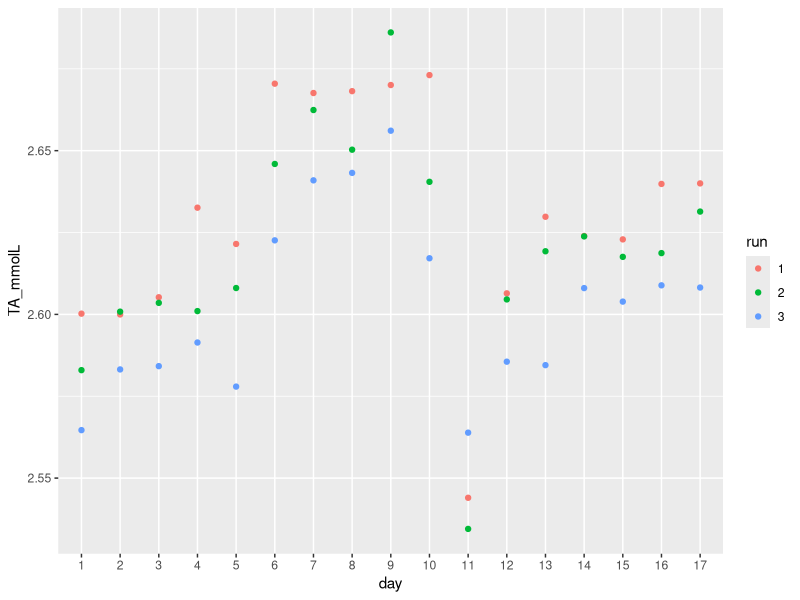
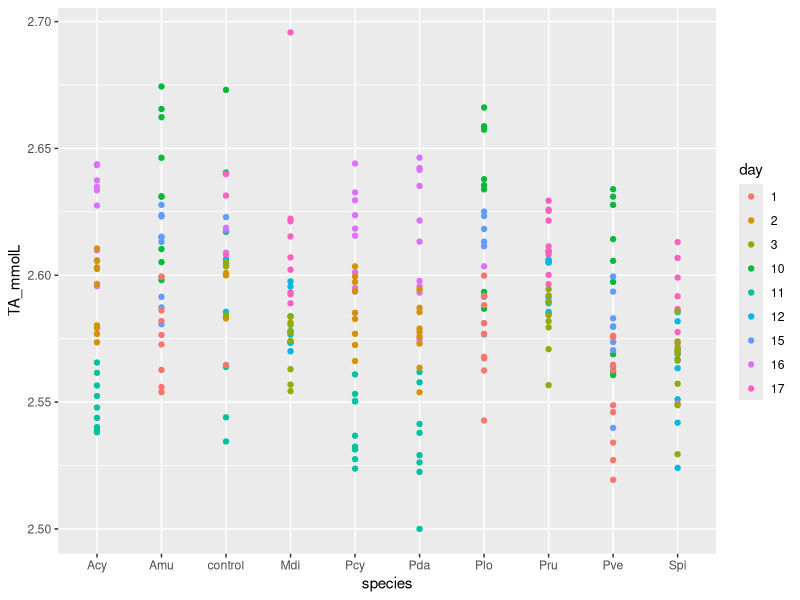
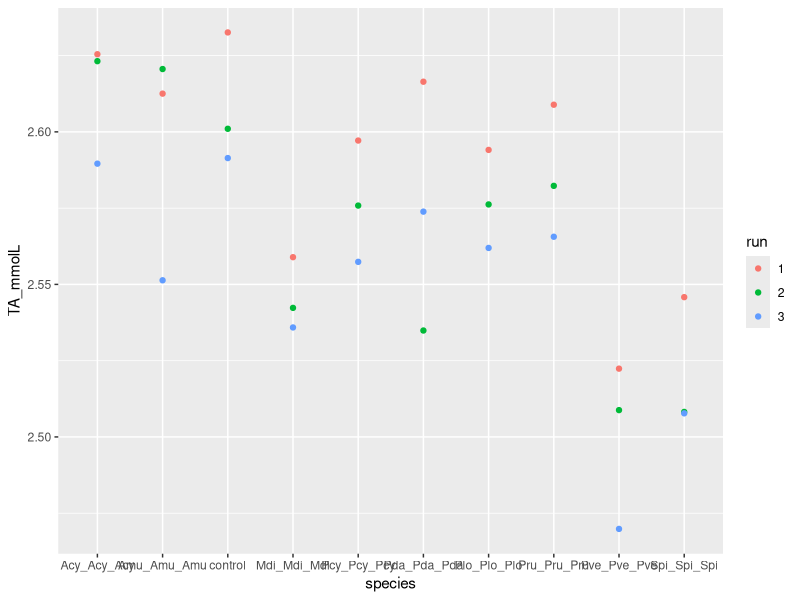
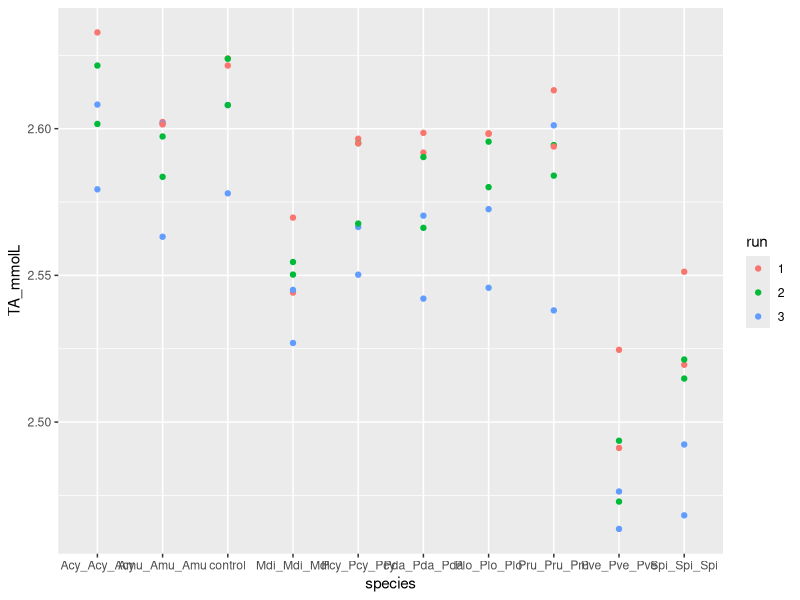
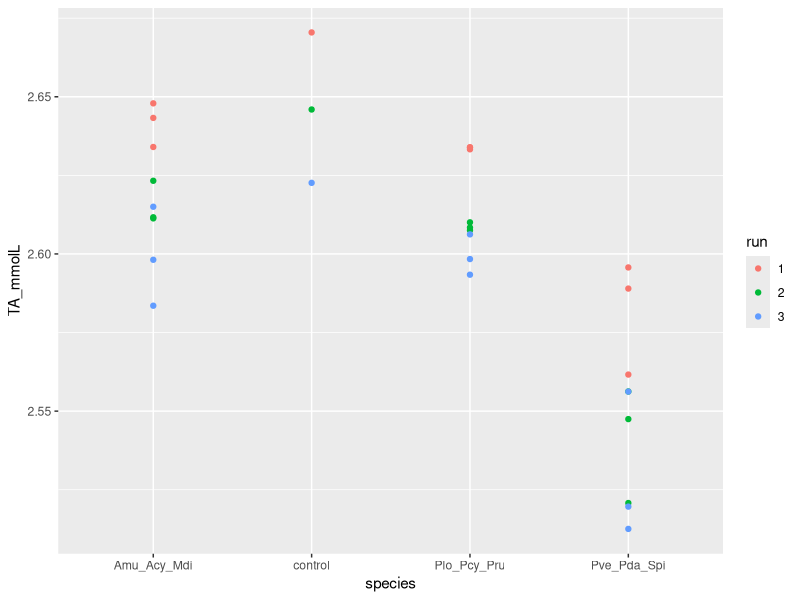
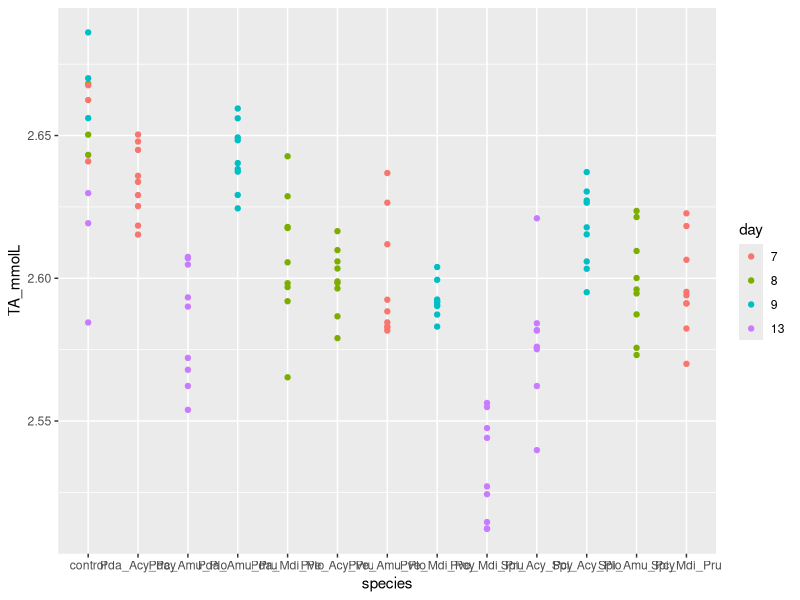
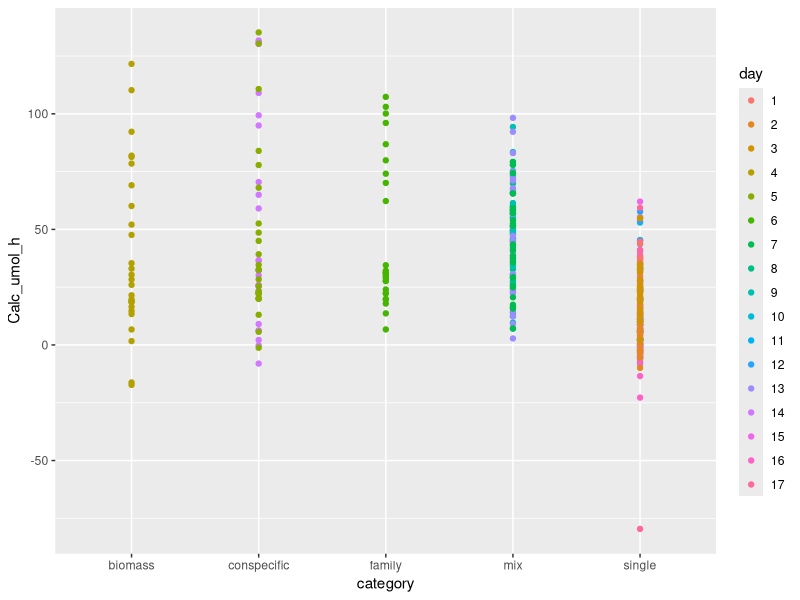
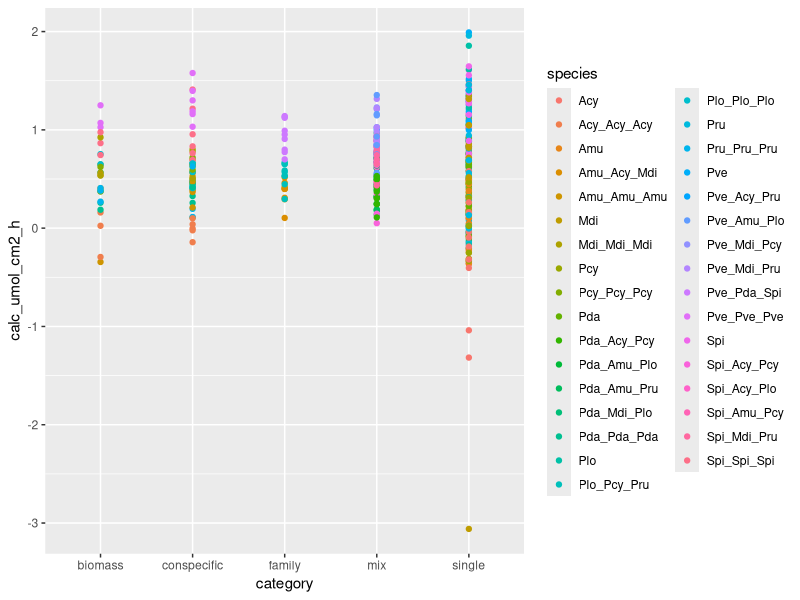

Source code (R) for these figures, in order:
## ---- chunk 1
library(tidyverse)
library(lubridate)
library(ggpubr)
library(rstatix)
## ---- chunk 2
# Total Alkalinity Data
TA <- read_csv("Data/TA_Results_AllDays.csv") %>% 
        mutate(run= as.factor(run)) %>% 
        mutate(day = as.factor(day)) %>% 
        mutate(TA_umolL = TA_mmolL*1000)

# O2 data to get start and end time of incubations
O2_Data <- read_csv("Data/Raw/lazy_coral_O2_ALL.csv") %>% 
            mutate(time_start_L = hms(time_start_L)) %>% 
            mutate(time_end_L = hms(time_end_L)) %>% 
            mutate(time_start_L_cont = hms(time_start_L_cont)) %>% 
            mutate(time_end_L_cont = hms(time_end_L_cont)) %>% 
            mutate(date = mdy(date)) %>% 
            mutate(run = as.factor(run)) %>% 
            mutate(day = as.factor(day))

# make Data handling easier and make sure O2 and alkalinity data have the same column names
# change separator of fragment_ID so it fits with Alkalinity data
O2_Data$fragment_ID <- gsub("-","",O2_Data$fragment_ID)
O2_Data$fragment_ID <- gsub("\\|","_",O2_Data$fragment_ID)

# remove white space from some of the fragment_ID names
O2_Data$fragment_ID <- gsub(" ","",O2_Data$fragment_ID)

# fill empty rows with NA (no missing values)
O2_Data[O2_Data == ""] <- NA
sum(is.na(O2_Data))
## ---- chunk 3
# Get category & species column in TA table

# species column
TA$species <- TA$fragment_ID %>% gsub("A1", "", .) %>% gsub("A2", "", .) %>% gsub("A3", "",.)%>% gsub("A4", "",.)%>% gsub("B1", "", .) %>% gsub("B2", "", .) %>% gsub("B3", "", .)%>% gsub("B4", "",.)%>% gsub("C1", "", .) %>% gsub("C2", "", .) %>% gsub("C3", "", .) %>% gsub("C4", "",.) %>% gsub("D1", "", .) %>% gsub("D2", "", .) %>% gsub("D3", "", .) %>% gsub("D4", "",.) %>% gsub("E1", "", .) %>% gsub("E2", "", .) %>% gsub("E3", "", .) %>% gsub("E4", "",.) %>% gsub("F1", "", .) %>% gsub("F2", "", .) %>% gsub("F3", "", .) %>% gsub("F4", "",.)

# certain incubation types only took place on specific days
Single <- filter(TA, day %in% c("1", "2", "3", "10", "11", "12", "15", "16", "17"))
Single$category <- "single"

Biomass <- filter(TA, day == "4")
Biomass$category <- "biomass"

Conspe <- filter(TA, day %in% c("5", "14"))
Conspe$category <- "conspecific"

Family <- filter(TA, day == "6")
Family$category <- "family"

Mix <- filter(TA, day %in% c("7", "8", "9", "13"))
Mix$category <- "mix"

TA_cat <- rbind(Single, Biomass, Conspe, Family, Mix)
## ---- chunk 4
# select necessary columns and use only the times from the light incubations, as TA was only meausured during the light incubations
Ta_time <- O2_Data %>%  dplyr::select(c( "date", "day", "run", "fragment_ID", "time_start_L", "time_end_L"))

# drop controls from TA as Ta_time does not have them in this manner
TA_frag <- TA_cat %>% filter(fragment_ID != "control")

TA_com <- left_join(TA_frag, Ta_time, by = c("day", "run", "fragment_ID"))

# now get control times extra to add to TA_time
TA_control <- TA_cat %>%  filter(fragment_ID == "control")

Ta_time_cont <- O2_Data %>%
              dplyr::select(c( "date", "day", "run", "fragment_ID", "time_start_L_cont", "time_end_L_cont")) %>% 
              mutate(fragment_ID = "control") %>% 
              distinct() %>% 
              rename(time_start_L = time_start_L_cont) %>% 
              rename(time_end_L = time_end_L_cont) 
  
TA_cont <- left_join(TA_control, Ta_time_cont, by = c("day", "run", "fragment_ID"))
## ---- chunk 5
# Check for TA outliers and compare values with the Titration Error List, before combining TA_com and TA_cont
ggplot(TA_cont, aes(x= day, y= TA_mmolL, colour = run))+
     geom_point()

# per incubation type
ggplot(Single, aes(x= species, y= TA_mmolL, colour=day))+
 geom_point()

ggplot(Biomass, aes(x= species, y= TA_mmolL, colour=run))+
 geom_point()

ggplot(Conspe, aes(x= species, y= TA_mmolL, colour=run))+
  geom_point()

ggplot(Family, aes(x= species, y= TA_mmolL, colour=run))+
  geom_point()

ggplot(Mix, aes(x= species, y= TA_mmolL, colour=day))+
  geom_point()

# all look fine, combine controls and fragment incubations
TA_cont <- TA_cont %>%
  mutate(TA_umolL_con = TA_umolL) %>% 
  dplyr::select(date, day, run, TA_umolL_con)
  
TA_comp <- full_join(TA_com, TA_cont, by= c("day", "date", "run"))

# delete unnecessary tables
rm(Ta_time, TA_frag, TA_control, Ta_time_cont, TA_cat, TA, Biomass, Conspe, Family, Mix, Single,TA_com, TA_cont)
## ---- chunk 6
# Calculate Incubation times
TA_comp$time_L_h <- time_length(TA_comp$time_end_L- TA_comp$time_start_L, unit = "hour") # time outliers already checked in 'Preparation Oxygen Measurements' script

#use formula 
TA_comp <- TA_comp %>%
  mutate(Calc_umol_h = (((TA_umolL_con - TA_umolL)/2) * 1.00036) / time_L_h) # mean incubation volume (1.00036) is used
# we use Controls as Start water, real start water was not measured. Yet, we double checked in pilot study and start and control are very similar (-4 until +4 umol/h in controls)
## ---- chunk 7
# get errormargin controls
TA_comp %>% group_by(day) %>% summarise(mean_con= mean(TA_umolL_con),
                                        mean_sd= sd(TA_umolL_con))

# calculate average difference in % per day controls
TA_con_check <- TA_comp %>%
  dplyr::select(day,run,TA_umolL_con) %>%
  unique()

TA_con_check <-TA_con_check %>% group_by(day) %>%  arrange(run, .by_group = TRUE) %>%
  mutate(pct_change = (TA_umolL_con/lag(TA_umolL_con) - 1) * 100)

TA_con_check %>% 
  drop_na() %>% 
  ungroup() %>% 
  summarise(min=min(pct_change),
            max=max(pct_change),
            mean=mean(pct_change))
## ---- chunk 8
# Add surface and volume; normalize to surface area
mass_all <- read_csv("Data/Raw/lazy_coral_fragment_surface-volume.csv")
mass_all$fragment_ID <- gsub("-","",mass_all$fragment_ID)
str(mass_all)
surface <- mass_all %>%  dplyr::select(fragment_ID, surface_mm2)
volume <- mass_all %>%  dplyr::select(fragment_ID, volume_cm3)

# get combination
combi <- TA_comp %>%  dplyr::select(fragment_ID)
# delete double fragment_IDs
combi <- distinct(combi, fragment_ID)

#surface
for(i in 1:nrow(combi)){
  Target <- strsplit(as.character(combi$fragment_ID[i]),"_")[[1]]
  combi$sum_surface_mm[i] <- sum(surface[surface$fragment_ID %in% Target, "surface_mm2"])
}
# get cm2
combi$sum_surface_cm2 <- (combi$sum_surface_mm / 100)

# drop sum_surface_mm
combi <- dplyr::select(combi, -sum_surface_mm)

#volume
for(i in 1:nrow(combi)){
  Target <- strsplit(as.character(combi$fragment_ID[i]),"_")[[1]]
  combi$sum_volume_cm3[i] <- sum(volume[volume$fragment_ID %in% Target, "volume_cm3"])
}

Data_all <- left_join(TA_comp, combi, by = c("fragment_ID" = "fragment_ID")) 

#normalize with Surface area
Data_all$calc_umol_cm2_h <- round(Data_all$Calc_umol_h / Data_all$sum_surface_cm2, 5)
rm(mass_all)

# remove unnecessary objects
rm(i, Target, combi, surface, volume)
## ---- chunk 9
# Check Calcification values
ggplot(Data_all, aes(x= category, y= Calc_umol_h, colour=day))+
  geom_point()

ggplot(Data_all, aes(x= category, y= calc_umol_cm2_h, colour=species))+
  geom_point()
## ---- chunk 10
# remove outliers
Data_all <- Data_all %>% 
  filter(Filename != "Alkalinity_preT7_5_12_08_19_13_40_12") %>% # MdiA3 day 17 was a outlier in TA data already
  filter(Filename != "Alkalinity_preT7_5_10_08_19_11_59_42") %>% #AcyD1 day 16
  filter(Filename != "Alkalinity_preT7_5_10_08_19_11_52_33") #AcyB1 day 16

TA_con <- Data_all %>%  mutate(mean_TA = round(mean(TA_umolL_con),4),
                               sd_TA= round(sd(TA_umolL_con),4))
## ---- chunk 11
# get necessary  calcification columns
Calc <- Data_all %>%  dplyr::select(Calc_umol_h, calc_umol_cm2_h,sum_surface_cm2, Filename, day, date, run, fragment_ID, species,category, TA_umolL, TA_umolL_con) %>% 
  mutate(sum_surface_cm2 = round(sum_surface_cm2,4))

#get O2 table
O2_data <- read_csv("Data/O2_comp.csv")
O2_data$run <- as.factor(O2_data$run)
O2_data$day <- as.factor(O2_data$day)
O2_data$sum_surface_cm2 <- round(O2_data$sum_surface_cm2,4)

#combine tables
ALL <- full_join( O2_data,Calc, by= c("date", "day", "run", "fragment_ID", "sum_surface_cm2", "category", "species"))
# drop unnecessary column
ALL <- dplyr::select(ALL, -"...1")

# add missing family columns for NA rows of O2 data
All_NA <- ALL %>%  filter(is.na(family))
All_without <- ALL %>% filter(!is.na(family))

All_NA <- All_NA %>%  mutate(family= case_when(
  species == "Acy" ~ "Acroporidae",
  species == "Amu" ~ "Acroporidae",
  species == "Mdi" ~ "Acroporidae",
  species == "Pru" ~ "Poritidae",
  species == "Plo" ~ "Poritidae",
  species == "Pcy" ~ "Poritidae",
  species == "Pda" ~ "Pocilloporidae",
  species == "Pve" ~ "Pocilloporidae",
  species == "Spi" ~ "Pocilloporidae",
))

# combine calc and O2 again
ALL <- rbind(All_without, All_NA)
## ---- chunk 12
# theme for the following graphs
theme<- theme_classic() +
        theme(legend.position = "bottom",
        legend.text = element_text(size = 17),
        legend.title = element_text(size = 19),
        plot.margin = unit(c(1,0.2,0.2,1), "cm"),
        axis.text.x = element_text(size = 18, color = "black"),
        axis.title.x= element_text(size= 18, face ="bold",margin=margin(12,0,0,0)),
        axis.text.y = element_text(size = 18, vjust = 0.5, color = "black"),
        axis.title.y =element_text(hjust = 0.5, size=18,face="bold",margin=margin(0,12,0,0)))
## ---- chunk 13
# check correlation TA and calcification

# diversity incubations
mix <- ALL %>% filter(category=="mix")

ggplot(mix, aes(x = TA_umolL_con, y = calc_umol_cm2_h)) +
  geom_smooth(method=lm, color = "black") +
  geom_point( size=2.5) +
  geom_hline(yintercept = 0, linetype = 2, color = "gray86") +
  stat_cor(method = "pearson", p.accuracy = 0.01, r.accuracy = 0.01, size= 6)+
   ylab(expression(paste("Measured mix calc")))+
  theme

# family incubations
family <- ALL %>% filter(category=="family")

ggplot(family, aes(x = TA_umolL_con, y = calc_umol_cm2_h)) +
  geom_smooth(method=lm, color = "black") +
  geom_point( size=2.5) +
  geom_hline(yintercept = 0, linetype = 2, color = "gray86") +
  stat_cor(method = "pearson", p.accuracy = 0.01, r.accuracy = 0.01, size= 6)+
   ylab(expression(paste("Measured fam calc")))+
  theme

# conspecific incubations
cons <- ALL %>% filter(category=="conspecific")

ggplot(cons, aes(x = TA_umolL_con, y = calc_umol_cm2_h)) +
  geom_smooth(method=lm, color = "black") +
  geom_point( size=2.5) +
  geom_hline(yintercept = 0, linetype = 2, color = "gray86") +
  stat_cor(method = "pearson", p.accuracy = 0.01, r.accuracy = 0.01, size= 6)+
   ylab(expression(paste("Measured conspecific calc")))+
  theme

# monoculture incubations
single <- ALL %>% filter(category=="single")

ggplot(single, aes(x = TA_umolL_con, y = Calc_umol_h)) +
  geom_smooth(method=lm, color = "black") +
  geom_point(aes(color= day),size=2.5) +
  geom_hline(yintercept = 0, linetype = 2, color = "gray86") +
  stat_cor(method = "pearson", p.accuracy = 0.001, r.accuracy = 0.01, size= 6)+
   ylab(expression(paste("Measured single Calc")))+
  theme
## ---- chunk 14
# Supplementary Figure S2: Pearson correlation between surface area and productivity parameters 
# Does O2 increase with surface area?
# Note: Warning removed 22 rows... is because of the NA values in the O2 data for these rows -> is correct
# Note: Warning removed 5 rows... is because of the NA values in calcification data for these rows -> is correct
surf <- ALL  %>% filter(category != "biomass")

surf1 <- ggplot(surf, aes(x = sum_surface_cm2, y = net_photo_ug_h, group= category, color = category)) +
  geom_smooth(method=lm) +
  geom_point(size=1.0) +
  #stat_cor(method = "pearson", p.accuracy = 0.001, r.accuracy = 0.01, size= 6)+
  stat_cor(method = "pearson", aes(label = ..r.label..), size=6)+
  xlab(expression(paste("Surface area"," [cm" ^2,"]")))+
  ylab(expression(paste("Measured net photosynthesis (μg O "[2]," h" ^-1,")")))+
  scale_shape_discrete(name = "Incubations",
                       labels = c(conspecific = "conspecific", single = "monoculture", family= "family", mix = "diversity"))+
  guides(color = guide_legend(
    title = "Incubations",
    override.aes = aes(label = "")))+
   theme

surf2 <- ggplot(surf, aes(x = sum_surface_cm2, y = respiration_ug_h, group= category, color= category)) +
  geom_smooth(method=lm) +
  geom_point(size=1.0) +
 # stat_cor(method = "pearson", p.accuracy = 0.001, r.accuracy = 0.01, size= 6)+
  stat_cor(method = "pearson", aes(label = ..r.label..), size=6)+
  xlab(expression(paste("Surface area"," [cm" ^2,"]")))+
  ylab(expression(paste("Measured respiration (μg O "[2]," h" ^-1,")")))+
  scale_shape_discrete(name = "Incubations",
                       labels = c(conspecific = "conspecific", single = "monoculture", family= "family", mix = "diversity"))+
  guides(color = guide_legend(
    title = "Incubations",
    override.aes = aes(label = "")))+
   theme

surf3 <- ggplot(surf, aes(x = sum_surface_cm2, y = gross_photo_ug_h, group= category, color = category)) +
  geom_smooth(method=lm) +
  geom_point(size=1.0) +
  #stat_cor(method = "pearson", p.accuracy = 0.001, r.accuracy = 0.01, size= 6)+
  stat_cor(method = "pearson", aes(label = ..r.label..), size=6)+
  xlab(expression(paste("Surface area"," [cm" ^2,"]")))+
  ylab(expression(paste("Measured gross photosynthesis (μg O "[2]," h" ^-1,")")))+
  scale_shape_discrete(name = "Incubations",
                       labels = c(conspecific = "conspecific", single = "monoculture", family= "family", mix = "diversity"))+
  guides(color = guide_legend(
    title = "Incubations",
    override.aes = aes(label = "")))+
   theme


surf4 <- ggplot(surf, aes(x = sum_surface_cm2, y = Calc_umol_h, group= category, color = category)) +
  geom_smooth(method=lm) +
  geom_point(size=1.0) +
  #stat_cor(method = "pearson", p.accuracy = 0.001, r.accuracy = 0.01, size= 6)+
  stat_cor(method = "pearson", aes(label = ..r.label..), size=6)+
  xlab(expression(paste("Surface area"," [cm" ^2,"]")))+
  ylab(expression(paste("Measured calcification (μmol CaCO"[3]," h" ^-1,")")))+
  scale_shape_discrete(name = "Incubations",
                       labels = c(conspecific = "conspecific", single = "monoculture", family= "family", mix = "diversity"))+
  guides(color = guide_legend(
    title = "Incubations",
    override.aes = aes(label = "")))+
   theme

arranged_surf <- ggarrange(
                      surf1, surf2, surf3, surf4,
                      labels = c("a)", "b)", "c)", "d)"),
                      label.x = 0.04,
                      label.y = 0.92,
                      font.label = list(size=18),
                      common.legend = TRUE,
                      legend = "bottom",
                      ncol = 2, nrow =2, 
                      hjust = -0.5,
                      vjust = 0) +
                      theme(legend.text = element_text(size = 45))

arranged_surf2 <- annotate_figure(arranged_surf, fig.lab= "Figure S2", fig.lab.pos = "top.left", fig.lab.face = "bold", fig.lab.size = 18)

ggsave("Graphs/FigureS2_surfacearea.tiff", width=17, height= 14, limitsize=FALSE, dpi= 700, bg= "white", arranged_surf2)
## ---- chunk 15
write.csv(ALL, file = "Data/O2_and_Calc_comp.csv")
